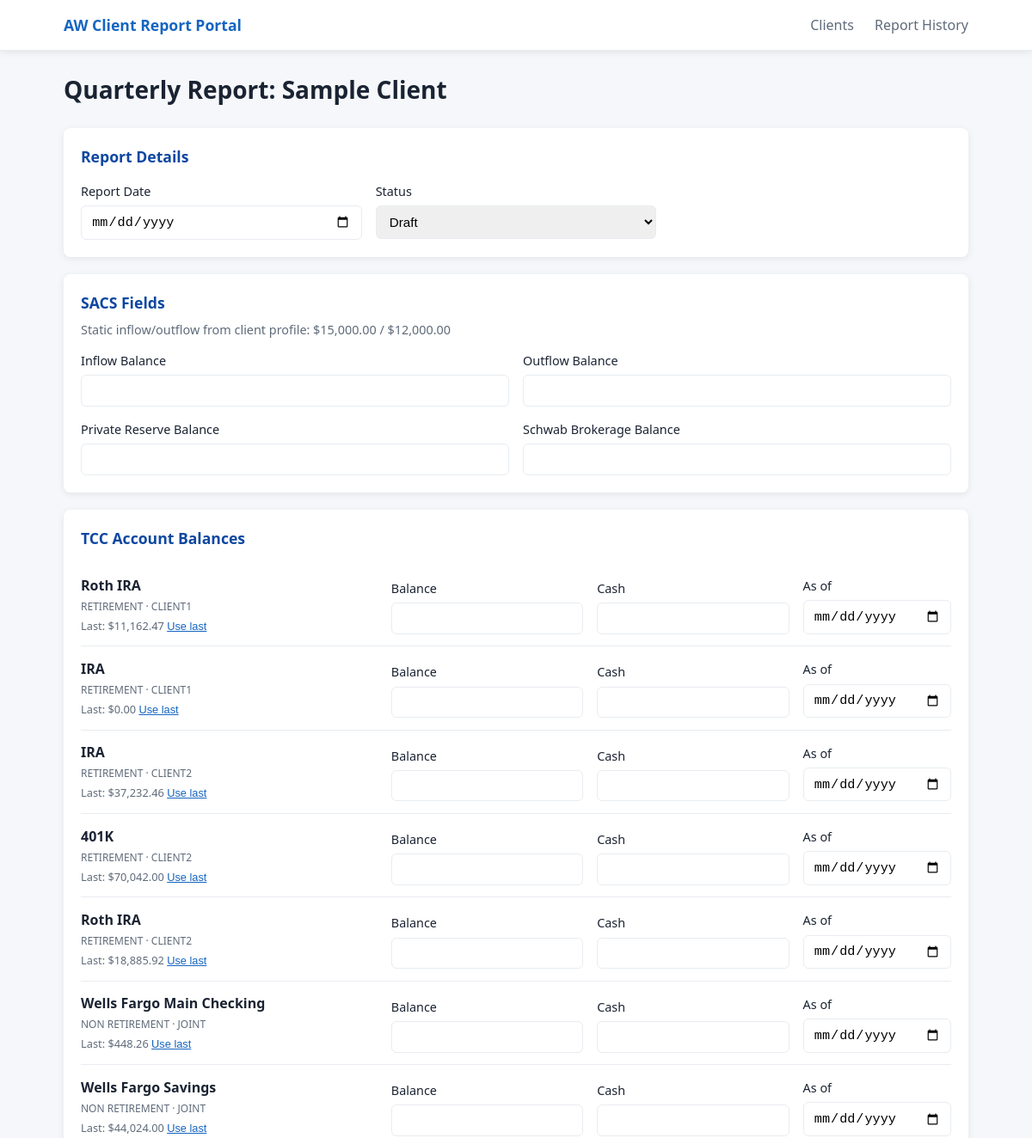
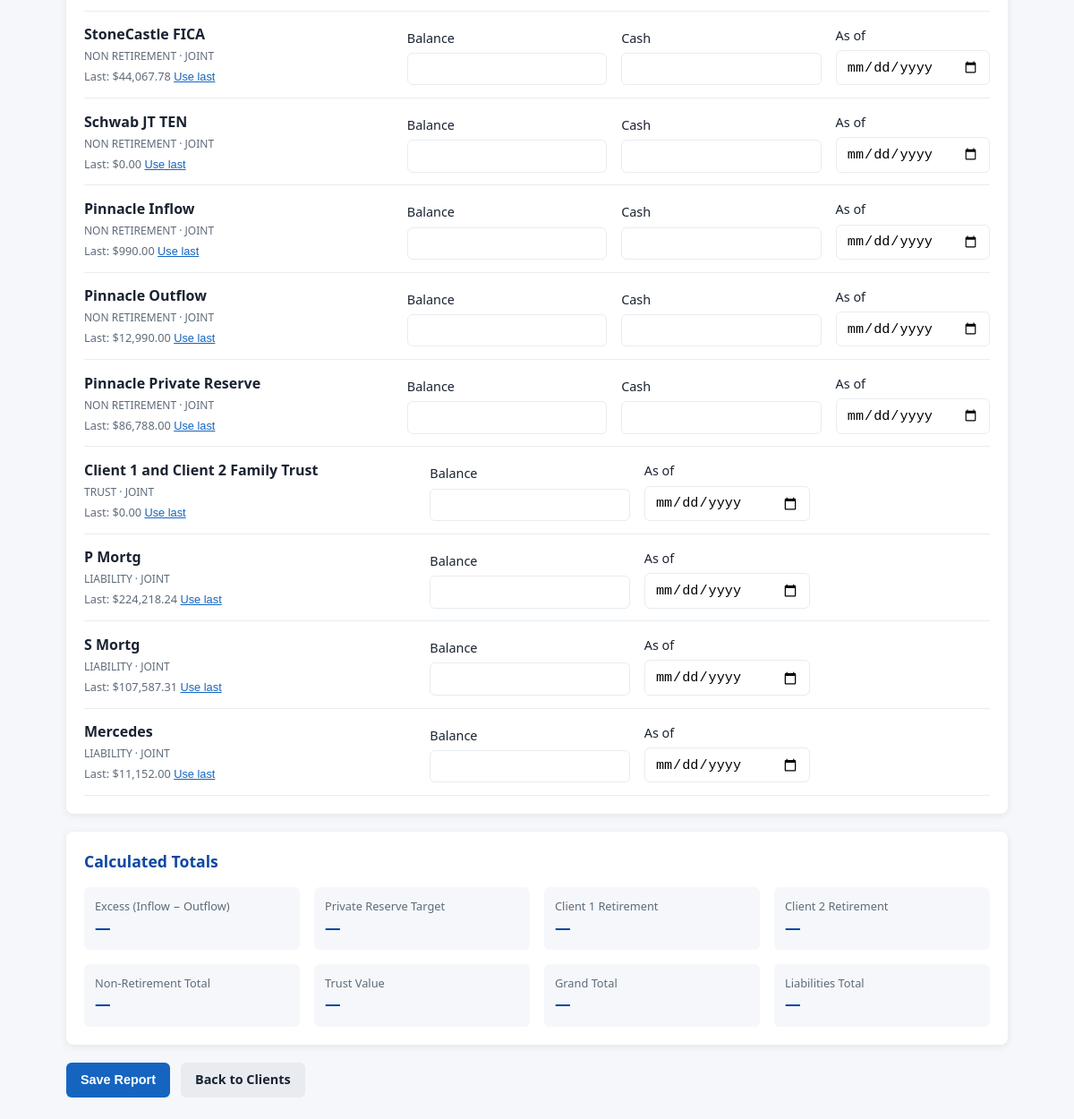
Page /clients/1/reports/new on the committed database (2 pictures, top to bottom).
### tables this page shows
CREATE TABLE clients (
                id INTEGER PRIMARY KEY AUTOINCREMENT,
                display_name TEXT NOT NULL,
                name_client1 TEXT NOT NULL,
                name_client2 TEXT,
                dob_client1 TEXT NOT NULL,
                dob_client2 TEXT,
                ssn_last4_client1 TEXT,
                ssn_last4_client2 TEXT,
                monthly_salary REAL NOT NULL DEFAULT 0,
                monthly_expense_budget REAL NOT NULL DEFAULT 0,
                insurance_deductibles_total REAL NOT NULL DEFAULT 0,
                private_reserve_target_override REAL,
                is_married INTEGER NOT NULL DEFAULT 0,
                created_at TEXT NOT NULL DEFAULT (datetime('now')),
                updated_at TEXT NOT NULL DEFAULT (datetime('now'))
            );

CREATE TABLE accounts (
                id INTEGER PRIMARY KEY AUTOINCREMENT,
                client_id INTEGER NOT NULL,
                owner TEXT NOT NULL CHECK(owner IN ('client1', 'client2', 'joint')),
                category TEXT NOT NULL CHECK(category IN ('retirement', 'non_retirement', 'trust', 'liability', 'sacs')),
                account_type TEXT NOT NULL,
                label TEXT NOT NULL,
                last_four TEXT,
                property_address TEXT,
                interest_rate REAL,
                sort_order INTEGER NOT NULL DEFAULT 0,
                FOREIGN KEY (client_id) REFERENCES clients(id) ON DELETE CASCADE
            );

CREATE TABLE report_balances (
                id INTEGER PRIMARY KEY AUTOINCREMENT,
                report_id INTEGER NOT NULL,
                account_id INTEGER,
                balance REAL NOT NULL DEFAULT 0,
                cash_balance REAL,
                as_of_date TEXT,
                FOREIGN KEY (report_id) REFERENCES reports(id) ON DELETE CASCADE,
                FOREIGN KEY (account_id) REFERENCES accounts(id) ON DELETE SET NULL
            );

### app/routes/reports.py (the view)
@router.get("/clients/{client_id}/reports/new", response_class=HTMLResponse)
def new_report_page(request: Request, client_id: int):
    client = get_client(client_id)
    if not client:
        raise HTTPException(status_code=404, detail="Client not found")
    last_balances = get_last_report_balances(client_id)
    return templates.TemplateResponse(
        "report_entry.html",
        {
            "request": request,
            "client": client,
            "report": None,
            "last_balances": last_balances,
            "errors": [],
        },
    )

### templates/report_entry.html (shortened to what this page needs)
{% extends "base.html" %}
{% block content %}
<div class="page-header">
  <h1>Quarterly Report: {{ client.display_name }}</h1>
</div>
<form method="post" action="{% if report and report.id %}/reports/{{ report.id }}{% else %}/clients/{{ client.id }}/reports{% endif %}" id="report-form">
  <section class="card">
    <h2>Report Details</h2>
    <div class="grid-3">
      <label>Report Date <input type="date" name="report_date" required value="{{ report.report_date if report else '' }}"></label>
      <label>Status
        <select name="status">
          <option value="draft" {% if report and report.status == 'draft' %}selected{% endif %}>Draft</option>
        </select>
      </label>
    </div>
  </section>
  <section class="card">
    <h2>SACS Fields</h2>
    <p class="hint">Static inflow/outflow from client profile: ${{ "{:,.2f}".format(client.monthly_salary) }} / ${{ "{:,.2f}".format(client.monthly_expense_budget) }}</p>
    <div class="grid-2">
      {% set sacs_vals = report if report else {} %}
      <label>Inflow Balance
        <input type="number" step="0.01" name="inflow_balance" class="calc-field" data-field="inflow_balance"
          value="{{ sacs_vals.inflow_balance if sacs_vals.inflow_balance is not none else '' }}">
      </label>
      <label>Outflow Balance
        <input type="number" step="0.01" name="outflow_balance" class="calc-field" data-field="outflow_balance"
          value="{{ sacs_vals.outflow_balance if sacs_vals.outflow_balance is not none else '' }}">
      </label>
      <label>Private Reserve Balance
        <input type="number" step="0.01" name="private_reserve_balance" class="calc-field" data-field="private_reserve_balance"
          value="{{ sacs_vals.private_reserve_balance if sacs_vals.private_reserve_balance is not none else '' }}">
      </label>
      <label>Schwab Brokerage Balance
        <input type="number" step="0.01" name="schwab_brokerage_balance" class="calc-field"
          value="{{ sacs_vals.schwab_brokerage_balance if sacs_vals.schwab_brokerage_balance is not none else '' }}">
      </label>
    </div>
  </section>
  <section class="card">
    <h2>TCC Account Balances</h2>
    {% set balance_map = {} %}
    {% if report and report.balances %}
      {% for b in report.balances %}
        {% set _ = balance_map.update({b.account_id: b}) %}
      {% endfor %}
    {% endif %}
    {% for account in client.accounts if account.category in ['retirement', 'non_retirement', 'trust', 'liability'] %}
    {% set bal = balance_map.get(account.id, {}) %}
    {% set last = last_balances.get(account.id, {}) %}
    <div class="balance-row {% if not bal and not last %}incomplete{% endif %}">
      <div class="balance-label">
        <strong>{{ account.label }}</strong>
        <span class="tag">{{ account.category.replace('_', ' ') }} · {{ account.owner }}</span>
        {% if last %}<span class="last-value">Last: ${{ "{:,.2f}".format(last.balance) }} <button type="button" class="use-last" data-target="balance_{{ account.id }}" data-value="{{ last.balance }}">Use last</button></span>{% endif %}
      </div>
      <label>Balance <input type="number" step="0.01" name="balance_{{ account.id }}" id="balance_{{ account.id }}" class="calc-field account-balance" data-account-id="{{ account.id }}" data-category="{{ account.category }}" data-owner="{{ account.owner }}" value="{{ bal.balance if bal else '' }}" required></label>
      {% if account.category in ['retirement', 'non_retirement'] %}
      <label>Cash <input type="number" step="0.01" name="cash_{{ account.id }}" value="{{ bal.cash_balance if bal and bal.cash_balance is not none else '' }}"></label>
      {% endif %}
      <label>As of <input type="date" name="as_of_{{ account.id }}" value="{{ bal.as_of_date if bal else '' }}"></label>
    </div>
    {% endfor %}
  </section>
  <section class="card totals-panel">
    <h2>Calculated Totals</h2>
    <div class="totals-grid" id="totals-grid">
      <div><span>Excess (Inflow − Outflow)</span><strong id="total-excess">—</strong></div>
      <div><span>Private Reserve Target</span><strong id="total-target">—</strong></div>
      <div><span>Client 1 Retirement</span><strong id="total-c1">—</strong></div>
      <div><span>Client 2 Retirement</span><strong id="total-c2">—</strong></div>
      <div><span>Non-Retirement Total</span><strong id="total-nr">—</strong></div>
      <div><span>Trust Value</span><strong id="total-trust">—</strong></div>
      <div><span>Grand Total</span><strong id="total-grand">—</strong></div>
      <div><span>Liabilities Total</span><strong id="total-liab">—</strong></div>
    </div>
  </section>
  <div class="form-actions">
    <button type="submit" class="btn btn-primary">Save Report</button>
    <a href="/clients" class="btn btn-secondary">Back to Clients</a>
  </div>
</form>
{% endblock %}

### static/css/style.css (style rules this page uses)
:root { --blue: #1565c0; --blue-dark: #0d47a1; --green: #2e7d32; --red: #c62828; --gray-100: #f5f7fa; --gray-200: #e8ecf1; --gray-600: #5f6b7a; --gray-900: #1a2332; --radius: 8px; --shadow: 0 2px 8px rgba(0, 0, 0, 0.08); }
* { box-sizing: border-box; }
body { margin: 0; font-family: "Segoe UI", system-ui, -apple-system, sans-serif; color: var(--gray-900); background: var(--gray-100); line-height: 1.5; }
.page-header { display: flex; align-items: center; justify-content: space-between; margin-bottom: 1.5rem; flex-wrap: wrap; gap: 1rem; }
h1 { margin: 0; font-size: 1.75rem; }
h2 { margin: 0 0 1rem; font-size: 1.1rem; color: var(--blue-dark); }
.card { background: white; border-radius: var(--radius); padding: 1.25rem; margin-bottom: 1.25rem; box-shadow: var(--shadow); }
.grid-2 { display: grid; grid-template-columns: 1fr 1fr; gap: 1rem; }
.grid-3 { display: grid; grid-template-columns: repeat(3, 1fr); gap: 1rem; }
label { display: flex; flex-direction: column; gap: 0.35rem; font-size: 0.9rem; font-weight: 500; }
input, select { padding: 0.55rem 0.7rem; border: 1px solid var(--gray-200); border-radius: 6px; font-size: 0.95rem; }
.btn { display: inline-block; padding: 0.55rem 1rem; border-radius: 6px; text-decoration: none; font-weight: 600; font-size: 0.9rem; border: none; cursor: pointer; }
.btn-primary { background: var(--blue); color: white; }
.btn-secondary { background: var(--gray-200); color: var(--gray-900); }
.form-actions { display: flex; gap: 0.75rem; margin-top: 1rem; }
.balance-row { display: grid; grid-template-columns: 2fr 1fr 1fr 1fr; gap: 1rem; padding: 0.85rem 0; border-bottom: 1px solid var(--gray-200); align-items: end; }
.balance-label { display: flex; flex-direction: column; gap: 0.25rem; }
.tag { font-size: 0.75rem; color: var(--gray-600); text-transform: uppercase; }
.last-value { font-size: 0.8rem; color: var(--gray-600); }
.use-last { background: none; border: none; color: var(--blue); cursor: pointer; text-decoration: underline; font-size: 0.8rem; padding: 0; }
.totals-grid { display: grid; grid-template-columns: repeat(4, 1fr); gap: 1rem; }
.totals-grid div { background: var(--gray-100); padding: 0.75rem; border-radius: 6px; }
.totals-grid span { display: block; font-size: 0.8rem; color: var(--gray-600); }
.totals-grid strong { font-size: 1.1rem; color: var(--blue-dark); }
.hint { color: var(--gray-600); font-size: 0.9rem; margin-top: -0.5rem; }

### rows in the picture
clients: display_name "Sample Client", monthly_salary "15,000.00", monthly_expense_budget "12,000.00"
accounts: label "Roth IRA", category.replace "RETIREMENT", owner "CLIENT1"
report_balances: balance "11,162.47"
accounts: label "IRA", category.replace "RETIREMENT", owner "CLIENT1"
report_balances: balance "0.00"
accounts: label "IRA", category.replace "RETIREMENT", owner "CLIENT2"
report_balances: balance "37,232.46"
accounts: label "401K", category.replace "RETIREMENT", owner "CLIENT2"
report_balances: balance "70,042.00"
accounts: label "Roth IRA", category.replace "RETIREMENT", owner "CLIENT2"
report_balances: balance "18,885.92"
accounts: label "Wells Fargo Main Checking", category.replace "NON RETIREMENT", owner "JOINT"
report_balances: balance "448.26"
accounts: label "Wells Fargo Savings", category.replace "NON RETIREMENT", owner "JOINT"
report_balances: balance "44,024.00"
accounts: label "StoneCastle FICA", category.replace "NON RETIREMENT", owner "JOINT"
report_balances: balance "44,067.78"
accounts: label "Schwab JT TEN", category.replace "NON RETIREMENT", owner "JOINT"
report_balances: balance "0.00"
accounts: label "Pinnacle Inflow", category.replace "NON RETIREMENT", owner "JOINT"
report_balances: balance "990.00"
accounts: label "Pinnacle Outflow", category.replace "NON RETIREMENT", owner "JOINT"
report_balances: balance "12,990.00"
accounts: label "Pinnacle Private Reserve", category.replace "NON RETIREMENT", owner "JOINT"
report_balances: balance "86,788.00"
accounts: label "Client 1 and Client 2 Family Trust", category.replace "TRUST", owner "JOINT"
report_balances: balance "0.00"
accounts: label "P Mortg", category.replace "LIABILITY", owner "JOINT"
report_balances: balance "224,218.24"
accounts: label "S Mortg", category.replace "LIABILITY", owner "JOINT"
report_balances: balance "107,587.31"
accounts: label "Mercedes", category.replace "LIABILITY", owner "JOINT"
report_balances: balance "11,152.00"
